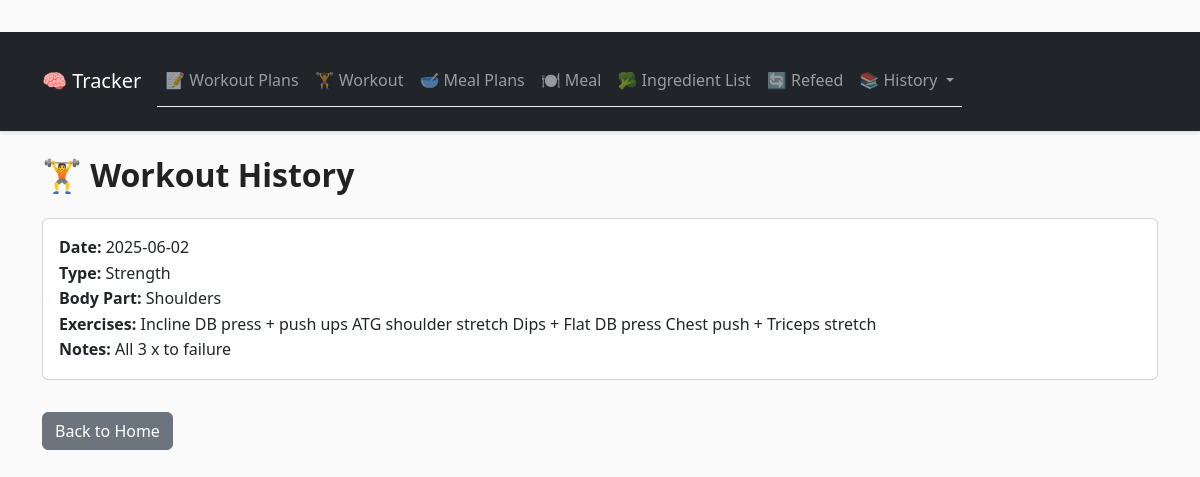
Before: /workouts/history with the older database file.
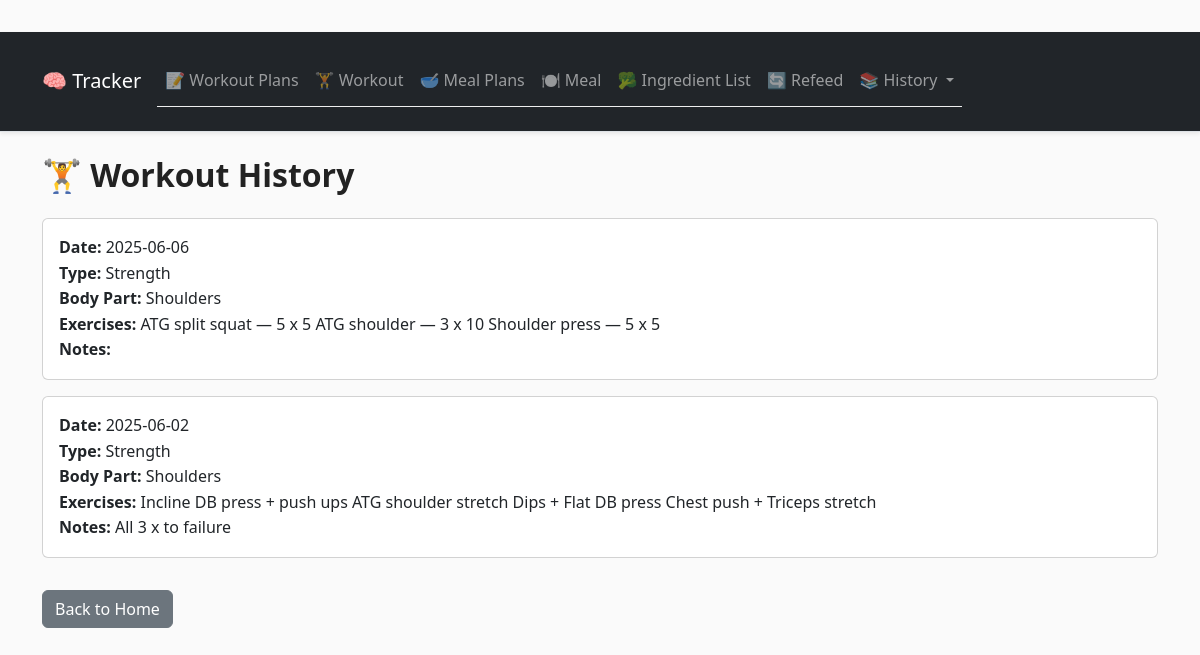
After: the same page with the newer database file.
### tables this page shows
CREATE TABLE workouts (
                id INTEGER PRIMARY KEY AUTOINCREMENT,
                date TEXT,
                session_type TEXT,
                body_part TEXT,
                exercises TEXT,
                notes TEXT
            );

### blueprints/workouts.py (the view)
@workouts_bp.route("/history")
def workout_history():
    with get_connection() as conn:
        rows = conn.execute(
            "SELECT * FROM workouts ORDER BY date DESC, id DESC"
        ).fetchall()
    return render_template("workout_history.html", workouts=rows)

### database.py (called while the page is built)
def get_connection():
    conn = sqlite3.connect(DB_PATH)
    conn.row_factory = sqlite3.Row
    return conn

### templates/workout_history.html
{% extends "base.html" %}
{% block content %}
<h2 class="mb-4">🏋️ Workout History</h2>
{% for w in workouts %}
  <div class="card mb-3">
    <div class="card-body">
      <strong>Date:</strong> {{ w.date }}<br>
      <strong>Type:</strong> {{ w.session_type }}<br>
      <strong>Body Part:</strong> {{ w.body_part }}<br>
      <strong>Exercises:</strong> {{ w.exercises }}<br>
      <strong>Notes:</strong> {{ w.notes }}
    </div>
  </div>
{% endfor %}
<a href="{{ url_for('index') }}" class="btn btn-secondary mt-3">Back to Home</a>
{% endblock %}

Changed rows visible on the page:
added workouts: date "2025-06-06", session_type "Strength", body_part "Shoulders", exercises "ATG split squat — 5 x 5 ATG shoulder — 3 x 10 Shoulder press — 5 x 5"
